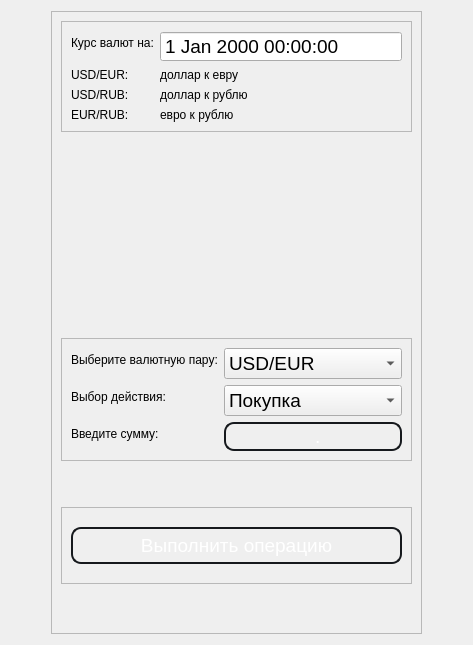
         <widget class="QWidget" name="exchangeCurrencyPage">
          <property name="styleSheet">
           <string notr="true">QLabel{
	font: 14pt &quot;MS Shell Dlg 2&quot;;
}
QLineEdit {
	border: 2px solid #16191d;
	border-radius: 10px;
	background-color: transparent;
	color: #fff;
}
QLineEdit:hover{
	border: 2px solid blue;
}
QLineEdit:focus{
	border: 2px solid blue;
}</string>
          </property>
          <layout class="QHBoxLayout" name="horizontalLayout_5">
           <item>
            <spacer name="horizontalSpacer_8">
             <property name="orientation">
              <enum>Qt::Horizontal</enum>
             </property>
             <property name="sizeHint" stdset="0">
              <size>
               <width>40</width>
               <height>20</height>
              </size>
             </property>
            </spacer>
           </item>
           <item>
            <widget class="QFrame" name="frame_9">
             <property name="frameShape">
              <enum>QFrame::StyledPanel</enum>
             </property>
             <property name="frameShadow">
              <enum>QFrame::Raised</enum>
             </property>
             <layout class="QVBoxLayout" name="verticalLayout_9">
              <item>
               <widget class="QFrame" name="frame_12">
                <property name="frameShape">
                 <enum>QFrame::StyledPanel</enum>
                </property>
                <property name="frameShadow">
                 <enum>QFrame::Raised</enum>
                </property>
                <layout class="QFormLayout" name="formLayout_3">
                 <item row="0" column="0">
                  <widget class="QLabel" name="exchangeCurrencyCost">
                   <property name="text">
                    <string>Курс валют на:</string>
                   </property>
                  </widget>
                 </item>
                 <item row="0" column="1">
                  <widget class="QDateTimeEdit" name="dateForCurrencyExchange">
                   <property name="enabled">
                    <bool>true</bool>
                   </property>
                   <property name="font">
                    <font>
                     <pointsize>14</pointsize>
                    </font>
                   </property>
                   <property name="wrapping">
                    <bool>false</bool>
                   </property>
                   <property name="alignment">
                    <set>Qt::AlignLeading|Qt::AlignLeft|Qt::AlignVCenter</set>
                   </property>
                   <property name="readOnly">
                    <bool>true</bool>
                   </property>
                   <property name="buttonSymbols">
                    <enum>QAbstractSpinBox::NoButtons</enum>
                   </property>
                   <property name="accelerated">
                    <bool>true</bool>
                   </property>
                   <property name="calendarPopup">
                    <bool>false</bool>
                   </property>
                  </widget>
                 </item>
                 <item row="1" column="0">
                  <widget class="QLabel" name="usdeurLabel">
                   <property name="text">
                    <string>USD/EUR:</string>
                   </property>
                  </widget>
                 </item>
                 <item row="1" column="1">
                  <widget class="QLabel" name="usdeurValue">
                   <property name="text">
                    <string>доллар к евру</string>
                   </property>
                  </widget>
                 </item>
                 <item row="2" column="0">
                  <widget class="QLabel" name="usdrubLabel">
                   <property name="text">
                    <string>USD/RUB:</string>
                   </property>
                  </widget>
                 </item>
                 <item row="2" column="1">
                  <widget class="QLabel" name="usdrubValue">
                   <property name="text">
                    <string>доллар к рублю</string>
                   </property>
                  </widget>
                 </item>
                 <item row="3" column="0">
                  <widget class="QLabel" name="eurrubLabel">
                   <property name="text">
                    <string>EUR/RUB:</string>
                   </property>
                  </widget>
                 </item>
                 <item row="3" column="1">
                  <widget class="QLabel" name="eurrubValue">
                   <property name="text">
                    <string>евро к рублю</string>
                   </property>
                  </widget>
                 </item>
                </layout>
               </widget>
              </item>
              <item>
               <spacer name="verticalSpacer_5">
                <property name="orientation">
                 <enum>Qt::Vertical</enum>
                </property>
                <property name="sizeHint" stdset="0">
                 <size>
                  <width>20</width>
                  <height>200</height>
                 </size>
                </property>
               </spacer>
              </item>
              <item>
               <widget class="QFrame" name="frame_13">
                <property name="frameShape">
                 <enum>QFrame::StyledPanel</enum>
                </property>
                <property name="frameShadow">
                 <enum>QFrame::Raised</enum>
                </property>
                <layout class="QFormLayout" name="formLayout_4">
                 <item row="0" column="0">
                  <widget class="QLabel" name="choiceOfCurrencyPairLabel">
                   <property name="text">
                    <string>Выберите валютную пару:</string>
                   </property>
                  </widget>
                 </item>
                 <item row="0" column="1">
                  <widget class="QComboBox" name="choiceOfCurrencyPairComboBox">
                   <property name="font">
                    <font>
                     <pointsize>14</pointsize>
                    </font>
                   </property>
                   <property name="iconSize">
                    <size>
                     <width>32</width>
                     <height>32</height>
                    </size>
                   </property>
                   <item>
                    <property name="text">
                     <string>USD/EUR</string>
                    </property>
                   </item>
                   <item>
                    <property name="text">
                     <string>USD/RUB</string>
                    </property>
                   </item>
                   <item>
                    <property name="text">
                     <string>EUR/RUB</string>
                    </property>
                   </item>
                  </widget>
                 </item>
                 <item row="1" column="0">
                  <widget class="QLabel" name="choiceOfExchangeLabel">
                   <property name="text">
                    <string>Выбор действия:</string>
                   </property>
                  </widget>
                 </item>
                 <item row="1" column="1">
                  <widget class="QComboBox" name="choiceOfExchangeComboBox">
                   <property name="font">
                    <font>
                     <pointsize>14</pointsize>
                    </font>
                   </property>
                   <property name="insertPolicy">
                    <enum>QComboBox::InsertAtBottom</enum>
                   </property>
                   <property name="placeholderText">
                    <string/>
                   </property>
                   <property name="duplicatesEnabled">
                    <bool>false</bool>
                   </property>
                   <item>
                    <property name="text">
                     <string>Покупка</string>
                    </property>
                   </item>
                   <item>
                    <property name="text">
                     <string>Продажа</string>
                    </property>
                   </item>
                  </widget>
                 </item>
                 <item row="2" column="0">
                  <widget class="QLabel" name="amountToExchangeLabel">
                   <property name="text">
                    <string>Введите сумму:</string>
                   </property>
                  </widget>
                 </item>
                 <item row="2" column="1">
                  <widget class="QLineEdit" name="amountToExchange">
                   <property name="font">
                    <font>
                     <pointsize>14</pointsize>
                    </font>
                   </property>
                   <property name="inputMask">
                    <string>9999.99</string>
                   </property>
                   <property name="alignment">
                    <set>Qt::AlignCenter</set>
                   </property>
                  </widget>
                 </item>
                </layout>
               </widget>
              </item>
              <item>
               <spacer name="verticalSpacer_4">
                <property name="orientation">
                 <enum>Qt::Vertical</enum>
                </property>
                <property name="sizeHint" stdset="0">
                 <size>
                  <width>20</width>
                  <height>40</height>
                 </size>
                </property>
               </spacer>
              </item>
              <item>
               <widget class="QFrame" name="frame_6">
                <property name="styleSheet">
                 <string notr="true">QPushButton{
	border: 2px solid #16191d;
	border-radius: 10px;
	background-color: transparent;
	margin: 10px, 10px;
	padding: 5px, 5px;
	color: #fff;
}
QPushButton:hover:!pressed
{
  border: 3px solid blue;
}</string>
                </property>
                <property name="frameShape">
                 <enum>QFrame::StyledPanel</enum>
                </property>
                <property name="frameShadow">
                 <enum>QFrame::Raised</enum>
                </property>
                <layout class="QVBoxLayout" name="verticalLayout_10">
                 <item>
                  <widget class="QPushButton" name="exchangeCurrency">
                   <property name="font">
                    <font>
                     <pointsize>14</pointsize>
                    </font>
                   </property>
                   <property name="styleSheet">
                    <string notr="true"/>
                   </property>
                   <property name="text">
                    <string>Выполнить операцию</string>
                   </property>
                   <property name="shortcut">
                    <string>Return</string>
                   </property>
                  </widget>
                 </item>
                </layout>
               </widget>
              </item>
              <item>
               <spacer name="verticalSpacer_6">
                <property name="orientation">
                 <enum>Qt::Vertical</enum>
                </property>
                <property name="sizeHint" stdset="0">
                 <size>
                  <width>20</width>
                  <height>40</height>
                 </size>
                </property>
               </spacer>
              </item>
             </layout>
            </widget>
           </item>
           <item>
            <spacer name="horizontalSpacer_7">
             <property name="orientation">
              <enum>Qt::Horizontal</enum>
             </property>
             <property name="sizeHint" stdset="0">
              <size>
               <width>40</width>
               <height>20</height>
              </size>
             </property>
            </spacer>
           </item>
          </layout>
         </widget>
